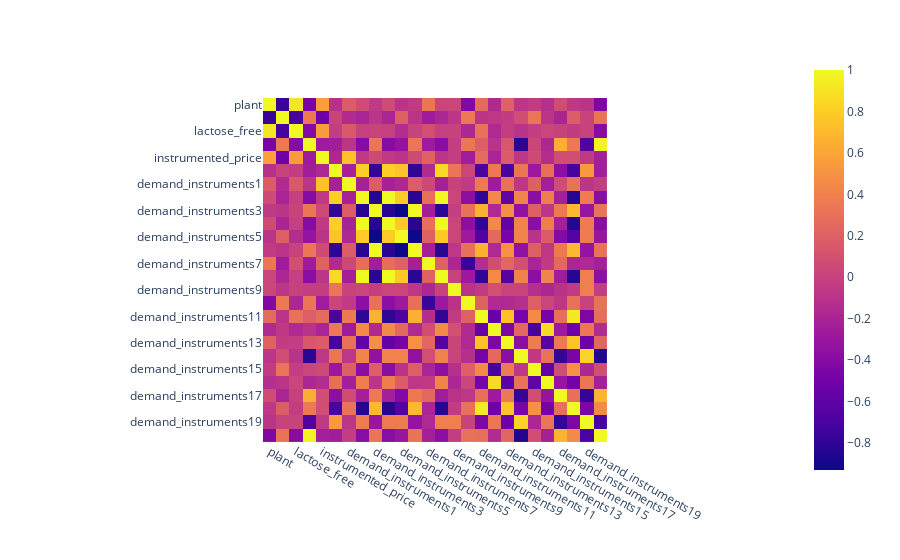

Here is the notebook cell this chart was saved with:
### Code cell
numerical_columns = ['plant', 'fat_content', 'lactose_free', 'ultrapasteurized', 'instrumented_price'] 
numerical_columns += [
    f"demand_instruments{i}" for i in range(
        characteristics_difference_instruments.shape[1] + price_difference_instruments.shape[1]
    )
]
px.imshow(product_data[numerical_columns].corr())

### Figure 1 — Plotly figure (JSON) as saved in the notebook; plotly's stock layout.template omitted (floating-point values rounded to 4 significant figures; data arrays with more than 128 entries replaced by an {"elided": "..."} marker saying what was removed)
{"data": [{"coloraxis": "coloraxis", "hovertemplate": "x: %{x}<br>y: %{y}<br>color: %{z}<extra></extra>", "name": "0", "type": "heatmap", "x": ["plant", "fat_content", "lactose_free", "ultrapasteurized", "instrumented_price", "demand_instruments0", "demand_instruments1", "demand_instruments2", "demand_instruments3", "demand_instruments4", "demand_instruments5", "demand_instruments6", "demand_instruments7", "demand_instruments8", "demand_instruments9", "demand_instruments10", "demand_instruments11", "demand_instruments12", "demand_instruments13", "demand_instruments14", "demand_instruments15", "demand_instruments16", "demand_instruments17", "demand_instruments18", "demand_instruments19", "demand_instruments20"], "xaxis": "x", "y": ["plant", "fat_content", "lactose_free", "ultrapasteurized", "instrumented_price", "demand_instruments0", "demand_instruments1", "demand_instruments2", "demand_instruments3", "demand_instruments4", "demand_instruments5", "demand_instruments6", "demand_instruments7", "demand_instruments8", "demand_instruments9", "demand_instruments10", "demand_instruments11", "demand_instruments12", "demand_instruments13", "demand_instruments14", "demand_instruments15", "demand_instruments16", "demand_instruments17", "demand_instruments18", "demand_instruments19", "demand_instruments20"], "yaxis": "y", "z": {"elided": "26x26 float values"}}], "layout": {"coloraxis": {"colorscale": [[0, "#0d0887"], [0.1111, "#46039f"], [0.2222, "#7201a8"], [0.3333, "#9c179e"], [0.4444, "#bd3786"], [0.5556, "#d8576b"], [0.6667, "#ed7953"], [0.7778, "#fb9f3a"], [0.8889, "#fdca26"], [1, "#f0f921"]]}, "margin": {"t": 60}, "xaxis": {"anchor": "y", "constrain": "domain", "domain": [0, 1], "scaleanchor": "y"}, "yaxis": {"anchor": "x", "autorange": "reversed", "constrain": "domain", "domain": [0, 1]}}}
